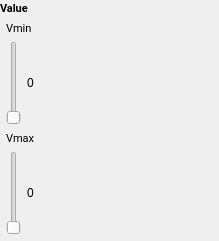
                     <widget class="QFrame" name="vTeam">
                      <property name="frameShape">
                       <enum>QFrame::Shape::NoFrame</enum>
                      </property>
                      <layout class="QVBoxLayout" name="verticalLayout_129">
                       <property name="spacing">
                        <number>0</number>
                       </property>
                       <property name="leftMargin">
                        <number>0</number>
                       </property>
                       <property name="topMargin">
                        <number>0</number>
                       </property>
                       <property name="rightMargin">
                        <number>0</number>
                       </property>
                       <property name="bottomMargin">
                        <number>0</number>
                       </property>
                       <item>
                        <widget class="QFrame" name="vTeamHeader">
                         <property name="frameShape">
                          <enum>QFrame::Shape::NoFrame</enum>
                         </property>
                         <layout class="QHBoxLayout" name="horizontalLayout_165">
                          <property name="spacing">
                           <number>0</number>
                          </property>
                          <property name="leftMargin">
                           <number>0</number>
                          </property>
                          <property name="topMargin">
                           <number>0</number>
                          </property>
                          <property name="rightMargin">
                           <number>0</number>
                          </property>
                          <property name="bottomMargin">
                           <number>0</number>
                          </property>
                          <item>
                           <widget class="QLabel" name="vTeamTitle">
                            <property name="font">
                             <font>
                              <family>Roboto</family>
                              <pointsize>8</pointsize>
                              <bold>true</bold>
                             </font>
                            </property>
                            <property name="text">
                             <string>Value</string>
                            </property>
                           </widget>
                          </item>
                          <item>
                           <spacer name="vTeamHeaderSlider">
                            <property name="orientation">
                             <enum>Qt::Orientation::Vertical</enum>
                            </property>
                            <property name="sizeHint" stdset="0">
                             <size>
                              <width>191</width>
                              <height>15</height>
                             </size>
                            </property>
                           </spacer>
                          </item>
                         </layout>
                        </widget>
                       </item>
                       <item>
                        <widget class="QFrame" name="vTeamValues">
                         <property name="frameShape">
                          <enum>QFrame::Shape::NoFrame</enum>
                         </property>
                         <layout class="QVBoxLayout" name="verticalLayout_130">
                          <property name="leftMargin">
                           <number>6</number>
                          </property>
                          <property name="topMargin">
                           <number>6</number>
                          </property>
                          <property name="rightMargin">
                           <number>6</number>
                          </property>
                          <property name="bottomMargin">
                           <number>6</number>
                          </property>
                          <item>
                           <layout class="QVBoxLayout" name="vTeamMin">
                            <item>
                             <widget class="QLabel" name="vTeamMinLabel">
                              <property name="font">
                               <font>
                                <family>Roboto</family>
                                <pointsize>8</pointsize>
                               </font>
                              </property>
                              <property name="text">
                               <string>Vmin</string>
                              </property>
                              <property name="scaledContents">
                               <bool>true</bool>
                              </property>
                             </widget>
                            </item>
                            <item>
                             <widget class="QFrame" name="vTeamMinContents">
                              <property name="frameShape">
                               <enum>QFrame::Shape::NoFrame</enum>
                              </property>
                              <layout class="QHBoxLayout" name="horizontalLayout_166">
                               <property name="spacing">
                                <number>6</number>
                               </property>
                               <property name="leftMargin">
                                <number>0</number>
                               </property>
                               <property name="topMargin">
                                <number>0</number>
                               </property>
                               <property name="rightMargin">
                                <number>0</number>
                               </property>
                               <property name="bottomMargin">
                                <number>0</number>
                               </property>
                               <item>
                                <widget class="QSlider" name="vTeamMinSlider">
                                 <property name="cursor">
                                  <cursorShape>PointingHandCursor</cursorShape>
                                 </property>
                                 <property name="maximum">
                                  <number>255</number>
                                 </property>
                                 <property name="value">
                                  <number>0</number>
                                 </property>
                                 <property name="tickPosition">
                                  <enum>QSlider::TickPosition::NoTicks</enum>
                                 </property>
                                 <property name="tickInterval">
                                  <number>10</number>
                                 </property>
                                </widget>
                               </item>
                               <item>
                                <widget class="QLabel" name="vTeamMinValue">
                                 <property name="text">
                                  <string>0</string>
                                 </property>
                                 <property name="scaledContents">
                                  <bool>true</bool>
                                 </property>
                                </widget>
                               </item>
                              </layout>
                             </widget>
                            </item>
                           </layout>
                          </item>
                          <item>
                           <layout class="QVBoxLayout" name="vTeamMax">
                            <item>
                             <widget class="QLabel" name="vTeamMaxLabel">
                              <property name="font">
                               <font>
                                <family>Roboto</family>
                                <pointsize>8</pointsize>
                               </font>
                              </property>
                              <property name="text">
                               <string>Vmax</string>
                              </property>
                              <property name="scaledContents">
                               <bool>true</bool>
                              </property>
                             </widget>
                            </item>
                            <item>
                             <widget class="QFrame" name="vTeamMaxContents">
                              <property name="frameShape">
                               <enum>QFrame::Shape::NoFrame</enum>
                              </property>
                              <layout class="QHBoxLayout" name="horizontalLayout_167">
                               <property name="spacing">
                                <number>6</number>
                               </property>
                               <property name="leftMargin">
                                <number>0</number>
                               </property>
                               <property name="topMargin">
                                <number>0</number>
                               </property>
                               <property name="rightMargin">
                                <number>0</number>
                               </property>
                               <property name="bottomMargin">
                                <number>0</number>
                               </property>
                               <item>
                                <widget class="QSlider" name="vTeamMaxSlider">
                                 <property name="cursor">
                                  <cursorShape>PointingHandCursor</cursorShape>
                                 </property>
                                 <property name="maximum">
                                  <number>255</number>
                                 </property>
                                 <property name="value">
                                  <number>0</number>
                                 </property>
                                 <property name="tickPosition">
                                  <enum>QSlider::TickPosition::NoTicks</enum>
                                 </property>
                                 <property name="tickInterval">
                                  <number>10</number>
                                 </property>
                                </widget>
                               </item>
                               <item>
                                <widget class="QLabel" name="vTeamMaxValue">
                                 <property name="text">
                                  <string>0</string>
                                 </property>
                                 <property name="scaledContents">
                                  <bool>true</bool>
                                 </property>
                                </widget>
                               </item>
                              </layout>
                             </widget>
                            </item>
                           </layout>
                          </item>
                         </layout>
                        </widget>
                       </item>
                      </layout>
                     </widget>
